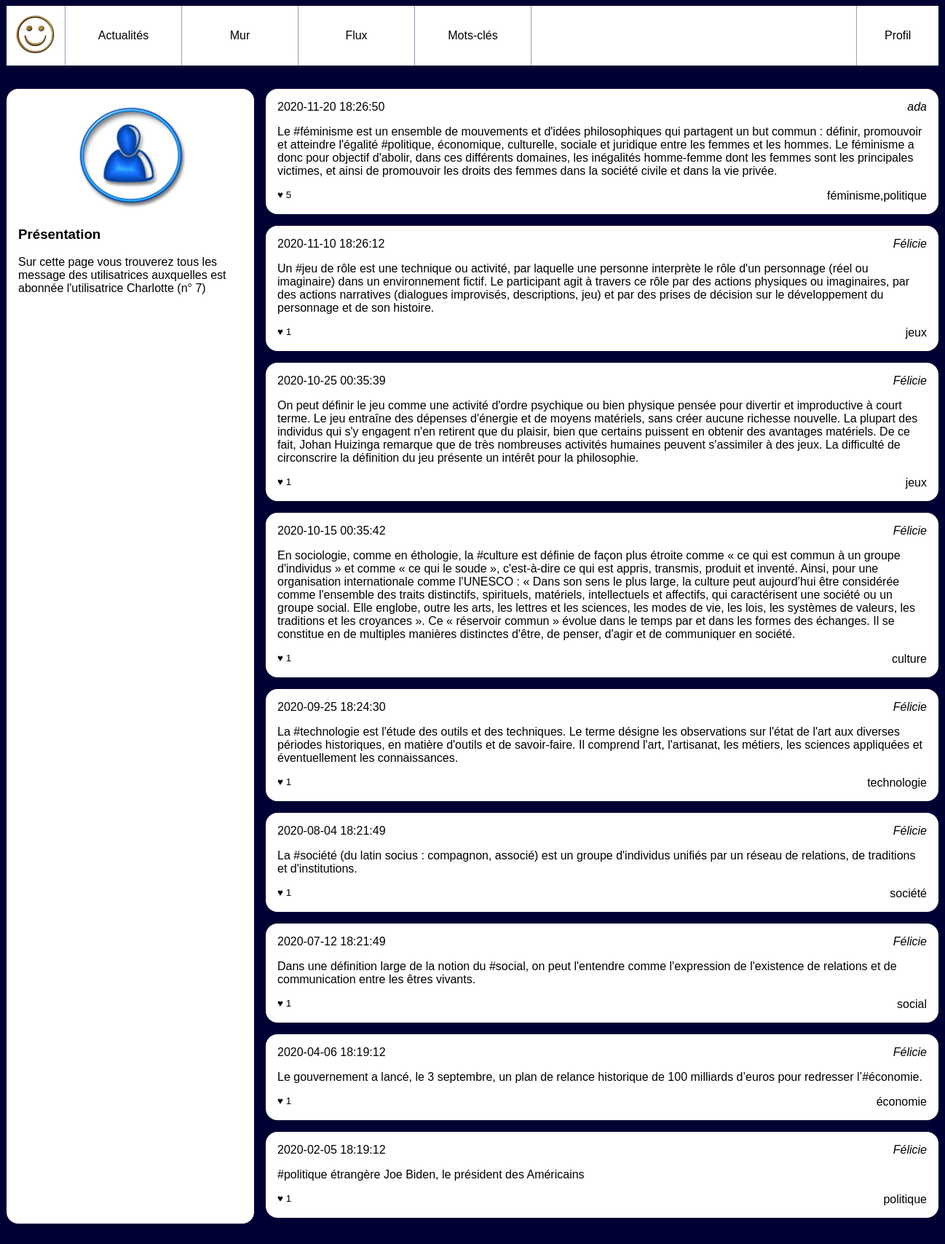
The app's page /resoc_n1/pages/feed.php?user_id=7 with its own data.
### tables this page shows
CREATE TABLE `users` (
  `id` int(10) UNSIGNED NOT NULL,
  `email` varchar(255) NOT NULL,
  `password` varchar(255) NOT NULL,
  `alias` varchar(255) NOT NULL
);

### resoc_n1/pages/feed.php (the view, shortened to what this page needs)
<!doctype html>
<html lang="fr">
    <head>
        <link rel="stylesheet" href="style.css"/>
    </head>
    <body>
    <header>
        <img src="resoc.jpg" alt="Logo de notre réseau social"/>
        <nav id="menu">
            <a href="news.php">Actualités</a>
            <a href="wall.php?user_id=<?php echo $_SESSION['connected_id']?>">Mur</a>
            <a href="feed.php?user_id=<?php echo $_SESSION['connected_id']?>">Flux</a>
            <a href="tags.php?tag_id=1">Mots-clés</a>
        </nav>
        <nav id="user">
            <a href="#">Profil</a>
        </nav>
    </header>
        <div id="wrapper">
            <?php
            $userId = $_GET['user_id'];
            $mysqli = new mysqli("localhost:8889", "root", "root", "socialnetwork");
            ?>
            <aside>
                <?php
                $laQuestionEnSql = "SELECT * FROM `users` WHERE id=" . intval($userId);
                $lesInformations = $mysqli->query($laQuestionEnSql);
                $user = $lesInformations->fetch_assoc();
                ?>
                <img src="user.jpg" alt="Portrait de l'utilisatrice"/>
                <section>
                    <h3>Présentation</h3>
                    <p>Sur cette page vous trouverez tous les message des utilisatrices auxquelles est abonnée l'utilisatrice <?php echo $user['alias']?>
                        (n° <?php echo $_GET['user_id'] ?>)
                    </p>
                </section>
            </aside>
            <main>
                <?php
                $laQuestionEnSql = "SELECT `posts`.`content`,"
                        . "`posts`.`created`,"
                        . "`users`.`alias` as author_name,  "
                        . "`users`.`id`,  "
                        . "count(DISTINCT `likes`.`id`) as like_number,  "
                        . "GROUP_CONCAT(DISTINCT `tags`.`label`) AS taglist "
                        . "FROM `followers` "
                        . "JOIN `users` ON `users`.`id`=`followers`.`followed_user_id`"
                        . "JOIN `posts` ON `posts`.`user_id`=`users`.`id`"
                        . "LEFT JOIN `posts_tags` ON `posts`.`id` = `posts_tags`.`post_id`  "
                        . "LEFT JOIN `tags`       ON `posts_tags`.`tag_id`  = `tags`.`id` "
                        . "LEFT JOIN `likes`      ON `likes`.`post_id`  = `posts`.`id` "
                        . "WHERE `followers`.`following_user_id`='" . intval($userId) . "' "
                        . "GROUP BY `posts`.`id`"
                        . "ORDER BY `posts`.`created` DESC  ";
                $lesInformations = $mysqli->query($laQuestionEnSql);
                while ($post = $lesInformations->fetch_assoc()){
                ?>
                <article>
                    <h3>
                        <time datetime='2020-02-01 11:12:13' ><?php echo $post['created']?></time>
                    </h3>
                    <address><a href="wall.php?user_id=<?php echo $post['id']?>"><?php echo $post['author_name']?></a></address>
                    <div>
                        <p><?php echo $post['content']?></p>
                    </div>
                    <footer>
                        <small>♥ <?php echo $post['like_number']?></small>
                        <a href=""><?php echo $post['taglist']?></a>
                    </footer>
                </article>
                <?php
                }
                ?>
            </main>
        </div>
    </body>
</html>

### resoc_n1/pages/style.css (style rules this page uses)
body { background-color: #003; font-family: Arial; }
a { text-decoration: none; color:black; }
body>header { background-color: #fff; display:flex; width:80em; margin:0 auto 2em auto; padding:0; }
body>header img { height:5em; }
body>header #menu { display:flex; width:50%; align-items: stretch; border-left: 1px solid #99b; }
body>header #menu a { flex:1; text-align: center; padding-top:2em; border-right: 1px solid #99b; }
body>header #user { margin-left: auto; flex:0.2; border-left: 1px solid #99b; }
body>header #user>a { display:block; text-align: center; padding:2em 0; width:100%; }
#wrapper { display:flex; width:80em; margin:0 auto 2em auto; }
#wrapper aside { background-color: #fff; flex:1; padding:1em; border-radius: 1em; }
#wrapper aside img { display: block; width:50%; margin:auto; }
#wrapper main { flex:3; padding-left:1em; height: 80vh; overflow-y: scroll; }
#wrapper main article { background-color: #fff; padding:1em; margin-bottom: 1em ; border-radius: 1em; }
#wrapper main article h3 { margin:0; padding:0; font-weight: normal; font-size:1em; }
#wrapper main article time { float:left; }
#wrapper main article address { text-align: right; margin-bottom: 1em; }
#wrapper main article p { margin:0; }
#wrapper main article footer { margin-top: 1em; text-align: right; }
#wrapper main article footer small { float:left; }

### records on screen
users: alias "Charlotte"
users: created "2020-11-20 18:26:50", alias "ada", content "Le #féminisme est un ensemble de mouvements et d'idées philosophiques qui partagent un but commun : définir, promouvoir et atteindre l'égalité #politique, économique, culturelle, sociale et juridique entre les femmes et les hommes. Le féminisme a donc pour objectif d'abolir, dans ces différents domaines, les inégalités homme-femme dont les femmes sont les principales victimes, et ainsi de promouvoir les droits des femmes dans la société civile et dans la vie privée.", like_number "5", taglist "féminisme,politique"
users: created "2020-11-10 18:26:12", alias "Félicie", content "Un #jeu de rôle est une technique ou activité, par laquelle une personne interprète le rôle d'un personnage (réel ou imaginaire) dans un environnement fictif. Le participant agit à travers ce rôle par des actions physiques ou imaginaires, par des actions narratives (dialogues improvisés, descriptions, jeu) et par des prises de décision sur le développement du personnage et de son histoire.", like_number "1", taglist "jeux", created "2020-10-25 00:35:39", content "On peut définir le jeu comme une activité d'ordre psychique ou bien physique pensée pour divertir et improductive à court terme. Le jeu entraîne des dépenses d'énergie et de moyens matériels, sans créer aucune richesse nouvelle. La plupart des individus qui s'y engagent n'en retirent que du plaisir, bien que certains puissent en obtenir des avantages matériels. De ce fait, Johan Huizinga remarque que de très nombreuses activités humaines peuvent s'assimiler à des jeux. La difficulté de circonscrire la définition du jeu présente un intérêt pour la philosophie.", created "2020-10-15 00:35:42", content "En sociologie, comme en éthologie, la #culture est définie de façon plus étroite comme « ce qui est commun à un groupe d'individus » et comme « ce qui le soude », c'est-à-dire ce qui est appris, transmis, produit et inventé. Ainsi, pour une organisation internationale comme l'UNESCO : « Dans son sens le plus large, la culture peut aujourd’hui être considérée comme l'ensemble des traits distinctifs, spirituels, matériels, intellectuels et affectifs, qui caractérisent une société ou un groupe social. Elle englobe, outre les arts, les lettres et les sciences, les modes de vie, les lois, les systèmes de valeurs, les traditions et les croyances ». Ce « réservoir commun » évolue dans le temps par…", taglist "culture", created "2020-09-25 18:24:30", content "La #technologie est l'étude des outils et des techniques. Le terme désigne les observations sur l'état de l'art aux diverses périodes historiques, en matière d'outils et de savoir-faire. Il comprend l'art, l'artisanat, les métiers, les sciences appliquées et éventuellement les connaissances.", taglist "technologie", created "2020-08-04 18:21:49", content "La #société (du latin socius : compagnon, associé) est un groupe d'individus unifiés par un réseau de relations, de traditions et d'institutions.", taglist "société", created "2020-07-12 18:21:49", content "Dans une définition large de la notion du #social, on peut l'entendre comme l'expression de l'existence de relations et de communication entre les êtres vivants.", taglist "social", created "2020-04-06 18:19:12", content "Le gouvernement a lancé, le 3 septembre, un plan de relance historique de 100 milliards d’euros pour redresser l’#économie.", taglist "économie", created "2020-02-05 18:19:12", content "#politique étrangère Joe Biden, le président des Américains", taglist "politique"

### other values on screen
$_GET['user_id'] "7"
